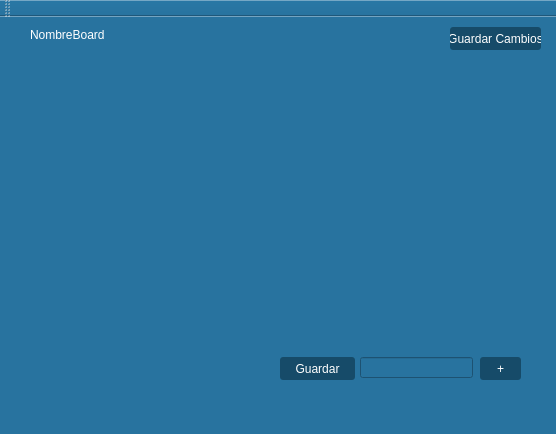
<?xml version="1.0" encoding="UTF-8"?>
<ui version="4.0">
 <class>MainWindow</class>
 <widget class="QMainWindow" name="MainWindow">
  <property name="geometry">
   <rect>
    <x>0</x>
    <y>0</y>
    <width>556</width>
    <height>434</height>
   </rect>
  </property>
  <property name="windowTitle">
   <string>MainWindow</string>
  </property>
  <property name="styleSheet">
   <string notr="true">background-color: rgb(40, 115, 159);</string>
  </property>
  <widget class="QWidget" name="centralWidget">
   <widget class="QPushButton" name="pushButton">
    <property name="geometry">
     <rect>
      <x>480</x>
      <y>340</y>
      <width>41</width>
      <height>23</height>
     </rect>
    </property>
    <property name="styleSheet">
     <string notr="true">background-color: rgb(22, 75, 105);
font: 16pt &quot;Arial Black&quot;;
color: rgb(255, 255, 255);
border: none;
border-radius: 3px;</string>
    </property>
    <property name="text">
     <string>+</string>
    </property>
   </widget>
   <widget class="QLineEdit" name="editNombreLista">
    <property name="geometry">
     <rect>
      <x>360</x>
      <y>340</y>
      <width>113</width>
      <height>21</height>
     </rect>
    </property>
   </widget>
   <widget class="QPushButton" name="guardarListabtn">
    <property name="geometry">
     <rect>
      <x>280</x>
      <y>340</y>
      <width>75</width>
      <height>23</height>
     </rect>
    </property>
    <property name="styleSheet">
     <string notr="true">background-color: rgb(22, 75, 105);
color: rgb(255, 255, 255);
border: none;
border-radius: 3px;</string>
    </property>
    <property name="text">
     <string>Guardar</string>
    </property>
   </widget>
   <widget class="QFrame" name="frame">
    <property name="geometry">
     <rect>
      <x>20</x>
      <y>40</y>
      <width>511</width>
      <height>291</height>
     </rect>
    </property>
    <property name="styleSheet">
     <string notr="true">border : none;</string>
    </property>
    <property name="frameShape">
     <enum>QFrame::StyledPanel</enum>
    </property>
    <property name="frameShadow">
     <enum>QFrame::Raised</enum>
    </property>
   </widget>
   <widget class="QLabel" name="lblNombre">
    <property name="geometry">
     <rect>
      <x>30</x>
      <y>10</y>
      <width>151</width>
      <height>16</height>
     </rect>
    </property>
    <property name="styleSheet">
     <string notr="true">color: rgb(255, 255, 255);
font: 87 12pt &quot;Arial Black&quot;;</string>
    </property>
    <property name="text">
     <string>NombreBoard</string>
    </property>
   </widget>
   <widget class="QFrame" name="frame2">
    <property name="geometry">
     <rect>
      <x>0</x>
      <y>30</y>
      <width>551</width>
      <height>311</height>
     </rect>
    </property>
    <property name="styleSheet">
     <string notr="true">border : none;</string>
    </property>
    <property name="frameShape">
     <enum>QFrame::StyledPanel</enum>
    </property>
    <property name="frameShadow">
     <enum>QFrame::Raised</enum>
    </property>
   </widget>
   <widget class="QPushButton" name="pushButton_2">
    <property name="geometry">
     <rect>
      <x>450</x>
      <y>10</y>
      <width>91</width>
      <height>23</height>
     </rect>
    </property>
    <property name="styleSheet">
     <string notr="true">background-color: rgb(22, 75, 105);
color: rgb(255, 255, 255);
border: none;
border-radius: 3px;</string>
    </property>
    <property name="text">
     <string>Guardar Cambios</string>
    </property>
   </widget>
   <zorder>frame2</zorder>
   <zorder>pushButton</zorder>
   <zorder>editNombreLista</zorder>
   <zorder>guardarListabtn</zorder>
   <zorder>frame</zorder>
   <zorder>lblNombre</zorder>
   <zorder>pushButton_2</zorder>
  </widget>
  <widget class="QMenuBar" name="menuBar">
   <property name="geometry">
    <rect>
     <x>0</x>
     <y>0</y>
     <width>556</width>
     <height>21</height>
    </rect>
   </property>
  </widget>
  <widget class="QToolBar" name="mainToolBar">
   <attribute name="toolBarArea">
    <enum>TopToolBarArea</enum>
   </attribute>
   <attribute name="toolBarBreak">
    <bool>false</bool>
   </attribute>
  </widget>
  <widget class="QStatusBar" name="statusBar"/>
 </widget>
 <layoutdefault spacing="6" margin="11"/>
 <resources/>
 <connections/>
</ui>
